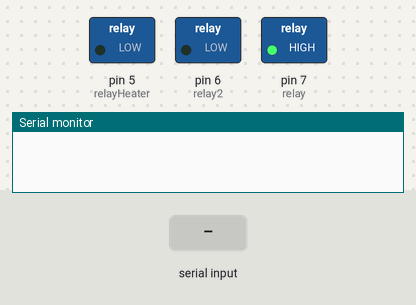
A sketch run on a simulated Arduino Uno, built with avr-gcc and run on an emulated ATmega328P. Shown: switched loads named in the sketch (green lamp = pin HIGH), the last lines printed to the serial monitor. Inputs (shaded band) come from the test bench.

Above: at 1.2 s.
1.3 s: "coba" received over the second serial link
At 2.3 s:
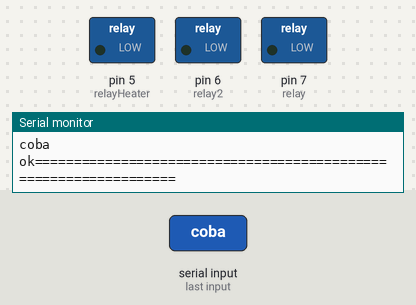
2.8 s: "1" received over the second serial link
Timing chart, 0 to 5.9 s (numbered marks = the images above; inputs shaded):
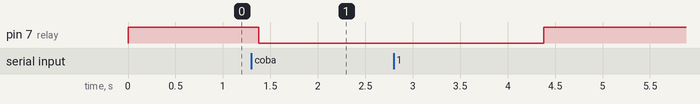

The sketch:

sketch_feb25b.ino
```cpp
#include <SoftwareSerial.h>
SoftwareSerial nosel (2, 3); // 2 rx, 3 tx
const int relay = 7;
const int relay2 = 6;
const int relayHeater = 5;
void setup() {
  // put your setup code here, to run once:
Serial.begin(9600);
nosel.begin(9600);
pinMode(relayHeater,OUTPUT);
pinMode(relay,OUTPUT);
pinMode(relay2,OUTPUT);
}

void loop() {
  String bung;
while(nosel.available() > 0){
  bung += char(nosel.read());
  }
  Serial.println(bung);
   digitalWrite(relay, HIGH);
  if(bung == "coba"){
    Serial.println("ok=================================================================");
     digitalWrite(relay, LOW);
     delay(3000);
  }
}
```

Measured:
- after the input at 1.3 s, pin 7 (relay): HIGH → LOW after 0.08 s
